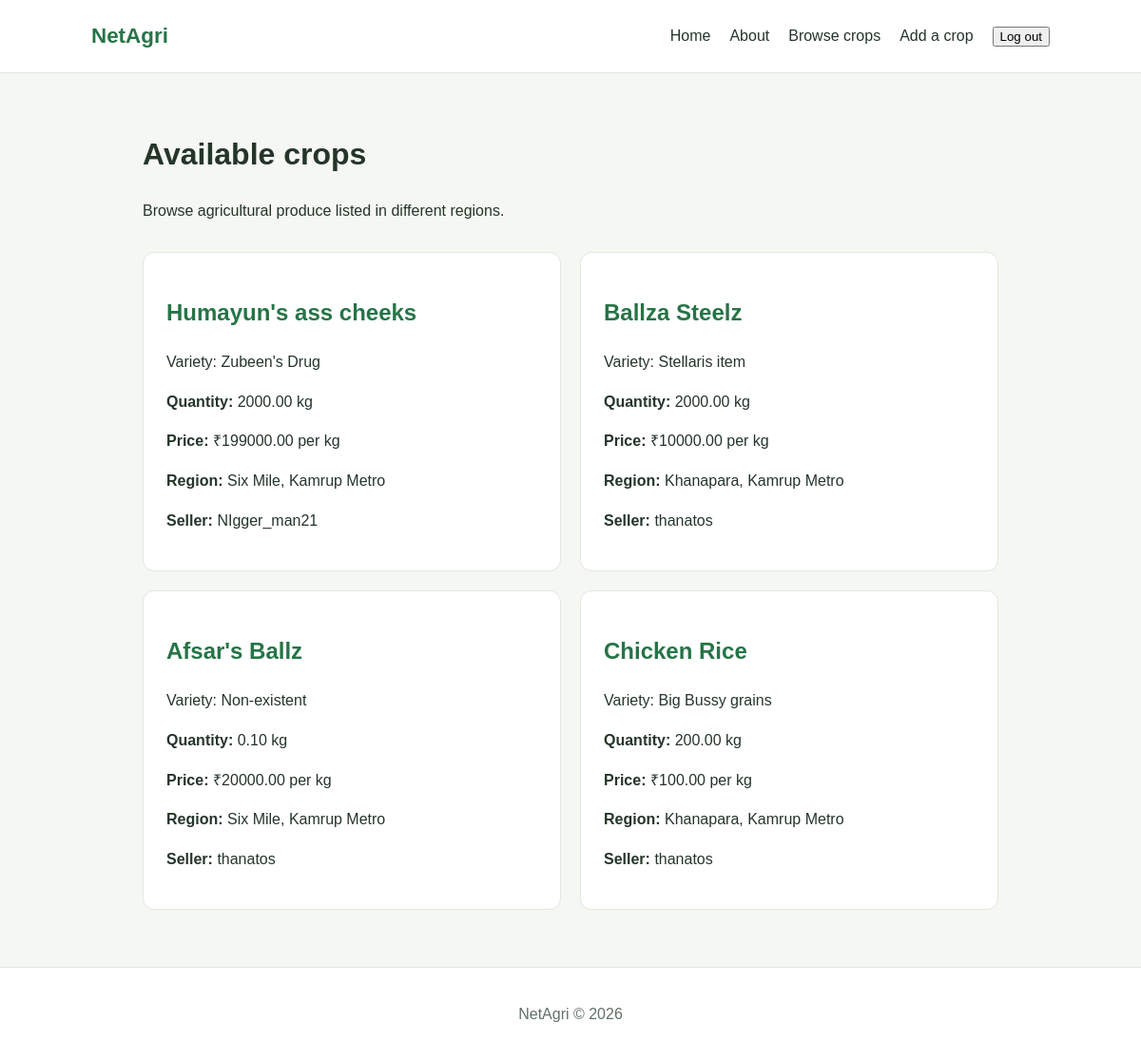
/crops/ (signed in), run on the app's committed database.
### marketplace/models.py (models this page shows, shortened)
class CropListing(models.Model):
    STATUS_CHOICES = [
        ("active", "Available"),
        ("sold", "Sold"),
    ]
    seller = models.ForeignKey(
        settings.AUTH_USER_MODEL,
        on_delete=models.CASCADE,
        related_name="crop_listings",
    )
    region = models.ForeignKey(
        Region,
        on_delete=models.PROTECT,
        related_name="crop_listings",
    )
    crop_name = models.CharField(max_length=100)
    variety = models.CharField(max_length=100, blank=True)
    quantity_kg = models.DecimalField(
        max_digits=10,
        decimal_places=2,
        validators=[MinValueValidator(0.01)],
    )
    price_per_kg = models.DecimalField(
        max_digits=10,
        decimal_places=2,
        validators=[MinValueValidator(0.01)],
    )
    status = models.CharField(
        max_length=10,
        choices=STATUS_CHOICES,
        default="active",
    )
    created_at = models.DateTimeField(auto_now_add=True)
    class Meta:
        ordering = ["-created_at"]

class Region(models.Model):
    name = models.CharField(max_length=100)
    district = models.CharField(max_length=100)
    state = models.CharField(
        max_length=100,
        default="Assam",
    )
    def __str__(self):
        return f"{self.name}, {self.district}"

### marketplace/views.py (the view)
# urls.py: path("", views.crop_list, name="crop_list"),
def crop_list(request):
    listings = (
        CropListing.objects
        .filter(status="active")
        .select_related("region", "seller")
    )
    return render(
        request,
        "marketplace/crop_list.html",
        {"listings": listings},
    )

### marketplace/templates/marketplace/crop_list.html (shortened to what this page needs)
{% extends "pages/base.html" %}
{% block content %}
<h1>Available crops</h1>
<p>
    Browse agricultural produce listed in different regions.
</p>
<div class="crop-grid">
    {% for listing in listings %}
        <article class="crop-card">
            <h2>{{ listing.crop_name }}</h2>
            {% if listing.variety %}
                <p>Variety: {{ listing.variety }}</p>
            {% endif %}
            <p>
                <strong>Quantity:</strong>
                {{ listing.quantity_kg }} kg
            </p>
            <p>
                <strong>Price:</strong>
                ₹{{ listing.price_per_kg }} per kg
            </p>
            <p>
                <strong>Region:</strong>
                {{ listing.region }}
            </p>
            <p>
                <strong>Seller:</strong>
                {{ listing.seller.username }}
            </p>
        </article>
    {% empty %}
        <p>No crops are listed yet.</p>
    {% endfor %}
</div>
{% endblock %}

### pages/static/pages/style.css (style rules this page uses)
* { box-sizing: border-box; }
body { margin: 0; font-family: Arial, sans-serif; background: #f5f7f2; color: #25352a; line-height: 1.6; }
.crop-grid { display: grid; grid-template-columns: repeat(2, minmax(0, 1fr)); gap: 20px; margin-top: 30px; }
.crop-card { background: white; border: 1px solid #e2e8df; border-radius: 12px; padding: 24px; }
.crop-card h2 { color: #267447; }

### data on the page
CropListing: crop_name "Humayun's ass cheeks", variety "Zubeen's Drug", quantity_kg "2000.00", price_per_kg "199000.00", region "Six Mile, Kamrup Metro", seller.username "NIgger_man21"
CropListing: crop_name "Ballza Steelz", variety "Stellaris item", quantity_kg "2000.00", price_per_kg "10000.00", region "Khanapara, Kamrup Metro", seller.username "thanatos"
CropListing: crop_name "Afsar's Ballz", variety "Non-existent", quantity_kg "0.10", price_per_kg "20000.00", region "Six Mile, Kamrup Metro", seller.username "thanatos"
CropListing: crop_name "Chicken Rice", variety "Big Bussy grains", quantity_kg "200.00", price_per_kg "100.00", region "Khanapara, Kamrup Metro", seller.username "thanatos"
